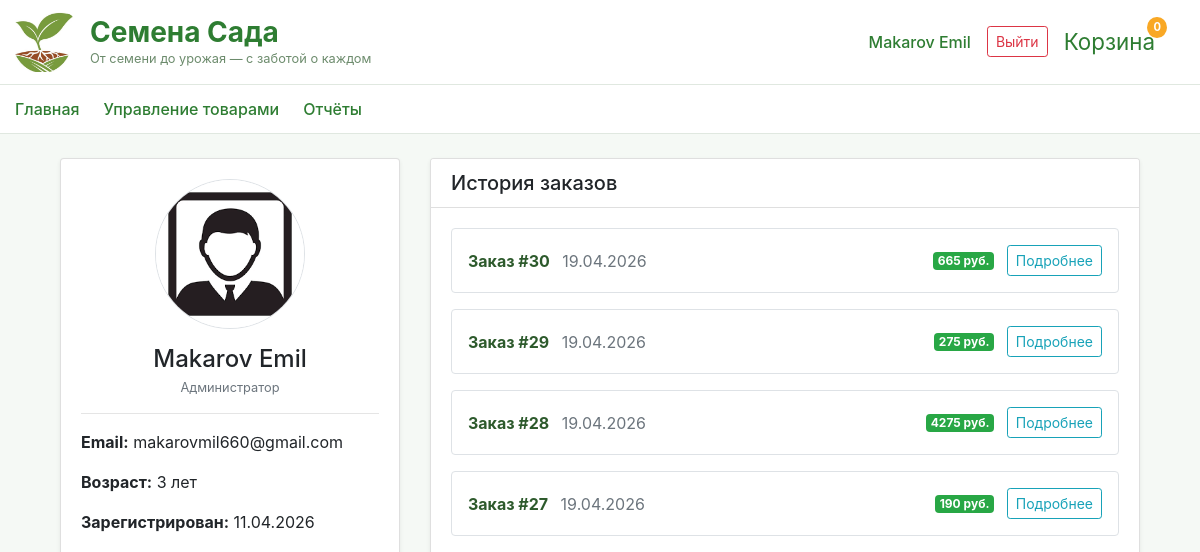
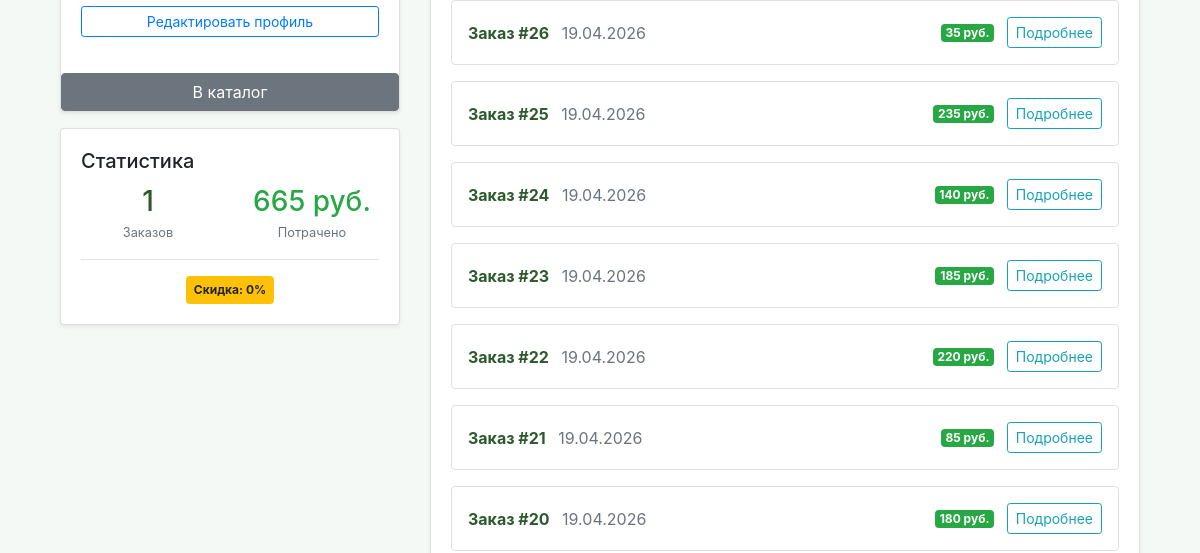
The app's page /user_profile (signed in, upper part), older data (2 pictures, top to bottom).
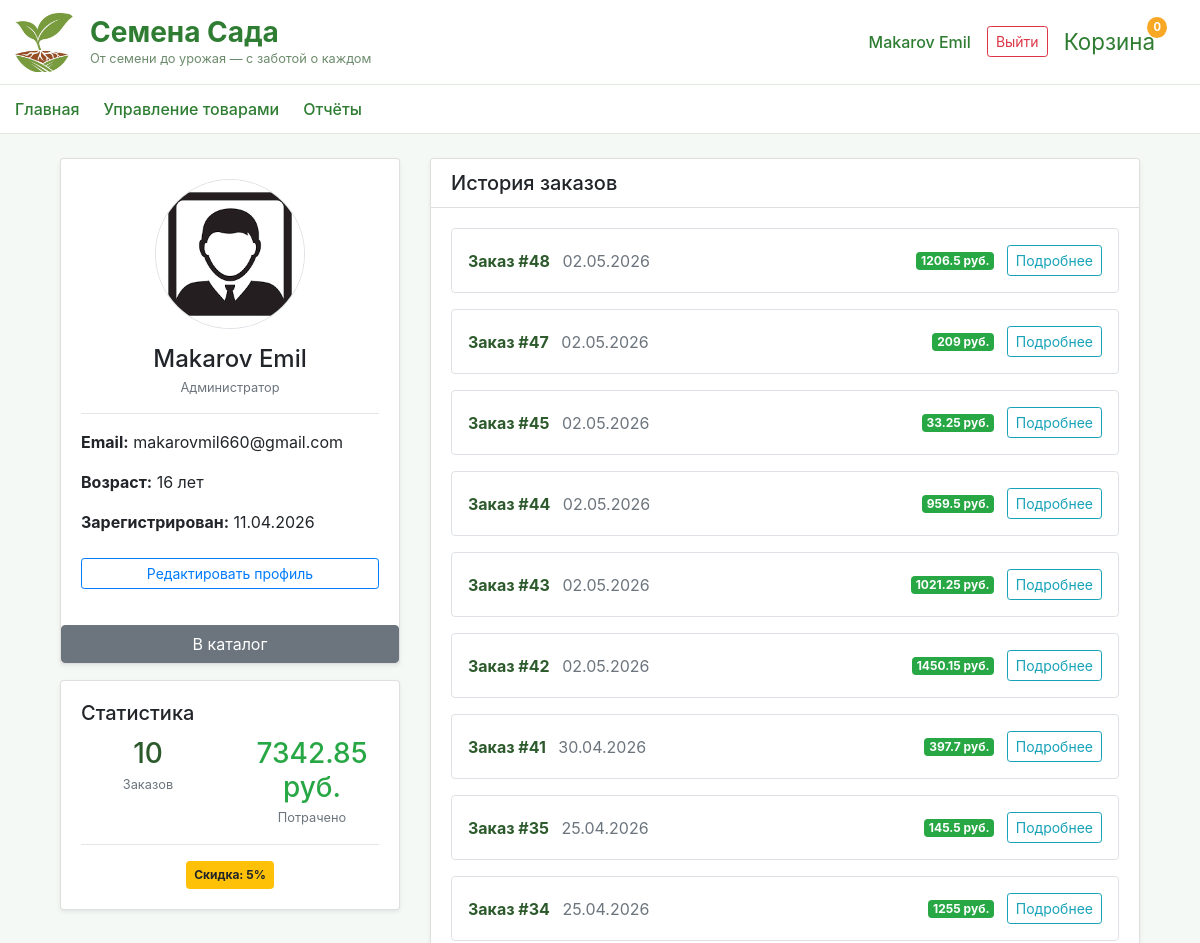
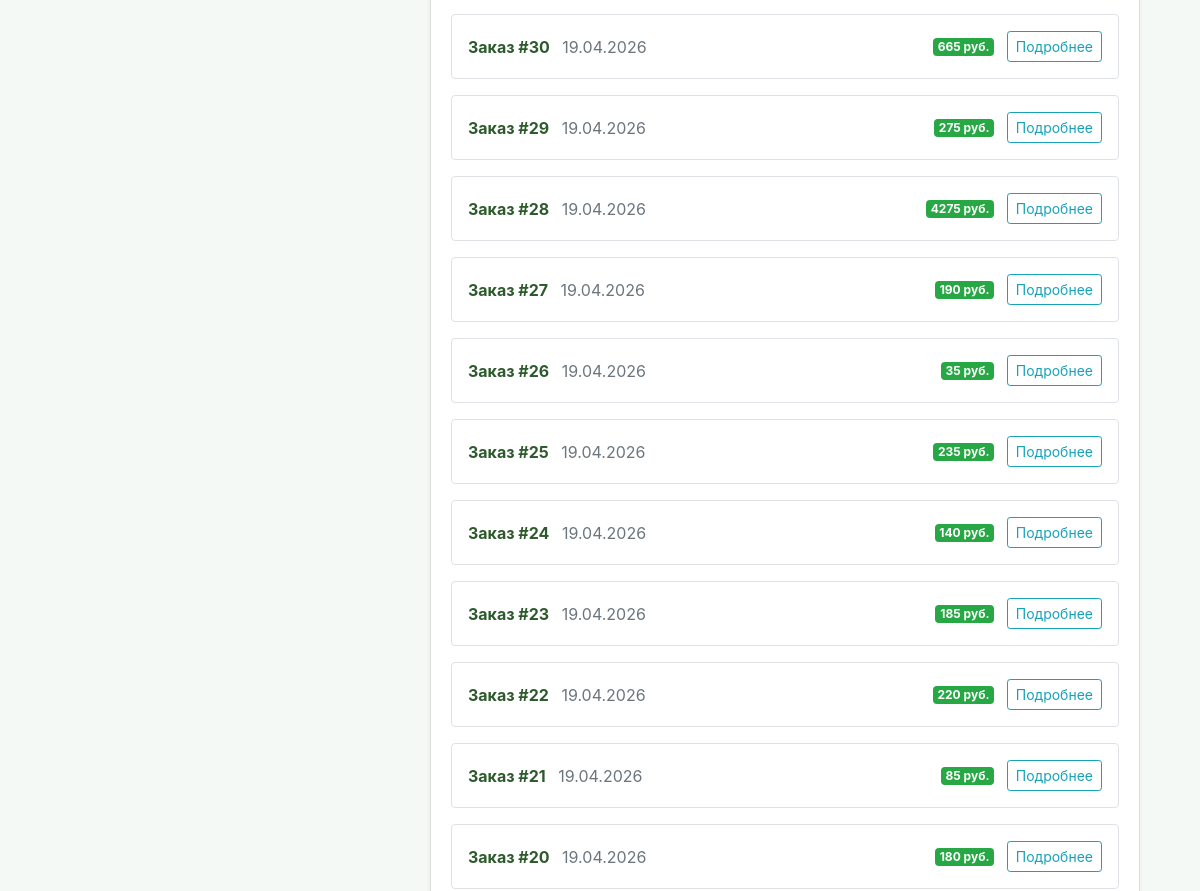
The same page, newer data (2 pictures, top to bottom).
### data/users.py (models this page shows, shortened)
class User(SqlAlchemyBase, UserMixin, SerializerMixin):
    __tablename__ = 'users'
    serialize_only = ('id', 'surname', 'name', 'age', 'email', 'hashed_password', 'image_path',
                      'modified_date', 'is_admin', 'total_orders_count', 'total_spent', 'orders')
    id = sqlalchemy.Column(sqlalchemy.Integer, primary_key=True, autoincrement=True)
    surname = sqlalchemy.Column(sqlalchemy.String)
    name = sqlalchemy.Column(sqlalchemy.String)
    age = sqlalchemy.Column(sqlalchemy.Integer)
    email = sqlalchemy.Column(sqlalchemy.String, unique=True)
    hashed_password = sqlalchemy.Column(sqlalchemy.String)
    image_path = sqlalchemy.Column(sqlalchemy.String)
    modified_date = sqlalchemy.Column(sqlalchemy.DateTime, default=datetime.datetime.now)
    is_admin = sqlalchemy.Column(sqlalchemy.Boolean, default=False)
    total_orders_count = sqlalchemy.Column(sqlalchemy.Integer, default=0)
    total_spent = sqlalchemy.Column(sqlalchemy.Integer, default=0)
    orders = orm.relationship("Order", back_populates='user')

### data/orders.py (models this page shows)
class Order(SqlAlchemyBase, SerializerMixin):
    __tablename__ = 'orders'
    id = sqlalchemy.Column(sqlalchemy.Integer, primary_key=True, autoincrement=True)
    user_id = sqlalchemy.Column(sqlalchemy.Integer, sqlalchemy.ForeignKey('users.id'))
    order_date = sqlalchemy.Column(sqlalchemy.DateTime, default=datetime.datetime.now)
    total_amount = sqlalchemy.Column(sqlalchemy.Integer)
    discount_percent = sqlalchemy.Column(sqlalchemy.Integer)
    user = orm.relationship("User")
    items = orm.relationship("OrderItem", back_populates='order')

### main.py (the view)
@app.route('/user_profile')
@login_required
def user_profile():
    return show_user_profile(current_user.id)

### data/db_session.py (called while the page is built)
def create_session() -> Session:
    global __factory
    return __factory()

### main.py (called while the page is built)
@login_manager.user_loader
def load_user(user_id):
    db_sess = create_session()
    return db_sess.get(User, user_id)

@app.context_processor
def cart_count():
    cart = session.get('cart', {})
    count = sum(cart.values())
    return dict(cart_count=count)

def show_user_profile(user_id):
    with create_session() as db_sess:
        user = db_sess.get(User, user_id)
        orders = db_sess.query(Order) \
            .options(joinedload(Order.items).joinedload(OrderItem.product)) \
            .filter(Order.user_id == user.id) \
            .order_by(Order.order_date.desc()) \
            .all()
    return render_template('user_profile.html',
                           title='Профиль пользователя',
                           user=user,
                           orders=orders)

### templates/user_profile.html (shortened to what this page needs)
{% extends "base.html" %} {% block content %}
<div class="container mt-4">
  <div class="row">
    <div class="col-md-4 mb-4">
      <div class="card text-center shadow-sm">
        <div class="card-body">
          <img
            src="/{{ user.image_path }}"
            class="rounded-circle img-fluid mb-3 border"
            style="width: 150px; height: 150px; object-fit: cover"
            alt="Аватарка"
          />
          <h4 class="mb-1">{{ user.surname }} {{ user.name }}</h4>
          {% if user.is_admin %}
          <p class="text-muted small">Администратор</p>
          {% else %}
          <p class="text-muted small">Пользователь</p>
          {% endif %}
          <hr />
          <div class="text-left">
            <p><strong>Email:</strong> {{ user.email }}</p>
            <p><strong>Возраст:</strong> {{ user.age }} лет</p>
            <p>
              <strong>Зарегистрирован:</strong> {{
              user.modified_date.strftime('%d.%m.%Y') }}
            </p>
          </div>
          {% if current_user.id == user.id %}
          <a
            href="/edit_profile?next={{ request.url | urlencode }}"
            class="btn btn-outline-primary btn-sm mt-2 w-100"
          >
            Редактировать профиль
          </a>
          {% endif %}
        </div>
        {% if request.args.get('next') %}
        <a href="{{ request.args.get('next') }}" class="btn btn-secondary mt-3">
          ← Назад
        </a>
        {% else %}
        <a href="/catalog" class="btn btn-secondary mt-3">В каталог </a>
        {% endif %}
      </div>
      <div class="card mt-3 shadow-sm">
        <div class="card-body">
          <h5 class="card-title">Статистика</h5>
          <div class="row text-center">
            <div class="col-6">
              <h3 class="text-primary mb-0">{{ user.total_orders_count }}</h3>
              <small class="text-muted">Заказов</small>
            </div>
            <div class="col-6">
              <h3 class="text-success mb-0">{{ user.total_spent }} руб.</h3>
              <small class="text-muted">Потрачено</small>
            </div>
          </div>
          <hr />
          <div class="text-center">
            <span class="badge badge-warning p-2">
              Скидка: {% if user.total_spent > 10000 %}10% {% elif
              user.total_spent > 3000 %}5% {% elif user.total_spent > 1000 %}3%
              {% else %}0%{% endif %}
            </span>
          </div>
        </div>
      </div>
    </div>
    <div class="col-md-8">
      <div class="card shadow-sm">
        <div class="card-header bg-white">
          <h5 class="mb-0">История заказов</h5>
        </div>
        <div class="card-body">
          {% if orders %} {% for order in orders %}
          <div class="border rounded p-3 mb-3">
            <div class="d-flex justify-content-between align-items-center">
              <div>
                <strong class="text-primary">Заказ #{{ order.id }}</strong>
                <span class="text-muted ml-2"
                  >{{ order.order_date.strftime('%d.%m.%Y') }}</span
                >
              </div>
              <div>
                <span class="badge badge-success mr-2"
                  >{{ order.total_amount }} руб.</span
                >
                <a
                  href="/order/{{ order.id }}?next={{ request.url | urlencode }}"
                  class="btn btn-sm btn-outline-info"
                >
                  Подробнее
                </a>
              </div>
            </div>
          </div>
          {% endfor %} {% else %}
          <div class="text-center py-5">
            <p class="text-muted mb-3">У вас пока нет заказов</p>
            <a href="/catalog" class="btn btn-primary">Перейти в каталог</a>
          </div>
          {% endif %}
        </div>
      </div>
    </div>
  </div>
</div>
{% endblock %}

### templates/base.html (shortened to what this page needs)
<!doctype html>
<html lang="ru">
  <head>
    <link
      rel="stylesheet"
      href="https://stackpath.bootstrapcdn.com/bootstrap/4.4.1/css/bootstrap.min.css"
    />
    <link
      rel="stylesheet"
      href="{{ url_for('static', filename='css/style.css') }}"
    />
  </head>
  <body>
    <div class="navbar-main">
      <div class="container-fluid">
        <div class="row w-100 align-items-center">
          <div class="col-md-6 d-flex align-items-center">
            <img
              src="{{ url_for('static', filename='image/logo/logo.jpg') }}"
              alt="Логотип"
              class="logo-img"
            />
            <div>
              <div class="brand-title">Семена Сада</div>
              <div class="brand-slogan">
                От семени до урожая — с заботой о каждом
              </div>
            </div>
          </div>
          <div class="col-md-6 d-flex justify-content-end align-items-center">
            {% if current_user.is_authenticated %}
            <a href="/user_profile" class="user-name">
              {{ current_user.surname }} {{ current_user.name }}
            </a>
            <a href="/logout" class="btn btn-sm btn-outline-danger">Выйти</a>
            {% else %}
            <a href="/register" class="btn btn-sm btn-outline-green"
              >Регистрация</a
            >
            <a href="/login" class="btn btn-sm btn-success ml-2">Войти</a>
            {% endif %}
            <a href="/cart" class="cart-icon">
              Корзина
              <span class="cart-count">{{ cart_count|default(0) }}</span>
            </a>
          </div>
        </div>
      </div>
    </div>
    <div class="nav-links">
      <div class="container-fluid">
        <div
          class="d-flex justify-content-between align-items-center flex-wrap"
        >
          <div class="d-flex flex-wrap">
            <a href="/" class="nav-link">Главная</a>
            {% if current_user.is_authenticated and current_user.is_admin %}
            <a href="/catalog" class="nav-link">Управление товарами</a>
            {% else %}
            <a href="/catalog" class="nav-link">Каталог</a>
            {% endif %} {% if current_user.is_authenticated and
            current_user.is_admin %}
            <a href="/admin/reports" class="nav-link">Отчёты</a>
            {% endif %}
          </div>
        </div>
      </div>
    </div>
    <main role="main" class="container mt-4">
      {% block content %}{% endblock %}
    </main>
  </body>
</html>

Row changes from the older to the newer data that the page shows:
changed User "Makarov": age "3" → "16"; total_orders_count "1" → "10"; total_spent "665" → "7342.85"
added Order: id "48", order_date "02.05.2026", total_amount "1206.5"
added Order: id "47", order_date "02.05.2026", total_amount "209"
added Order: id "45", order_date "02.05.2026", total_amount "33.25"
added Order: id "44", order_date "02.05.2026", total_amount "959.5"
added Order: id "43", order_date "02.05.2026", total_amount "1021.25"
added Order: id "42", order_date "02.05.2026", total_amount "1450.15"
added Order: id "41", order_date "30.04.2026", total_amount "397.7"
added Order: id "35", order_date "25.04.2026", total_amount "145.5"
added Order: id "34", order_date "25.04.2026", total_amount "1255"
Text that changed along with them:
text no longer shown: "0%"
text now shown: "5%"
